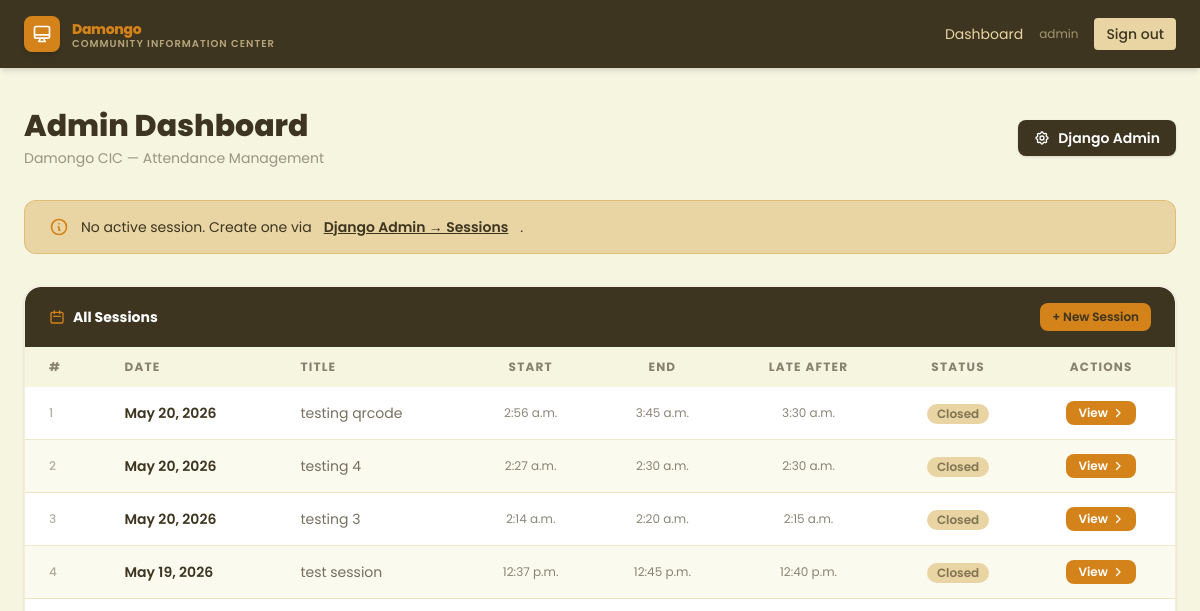
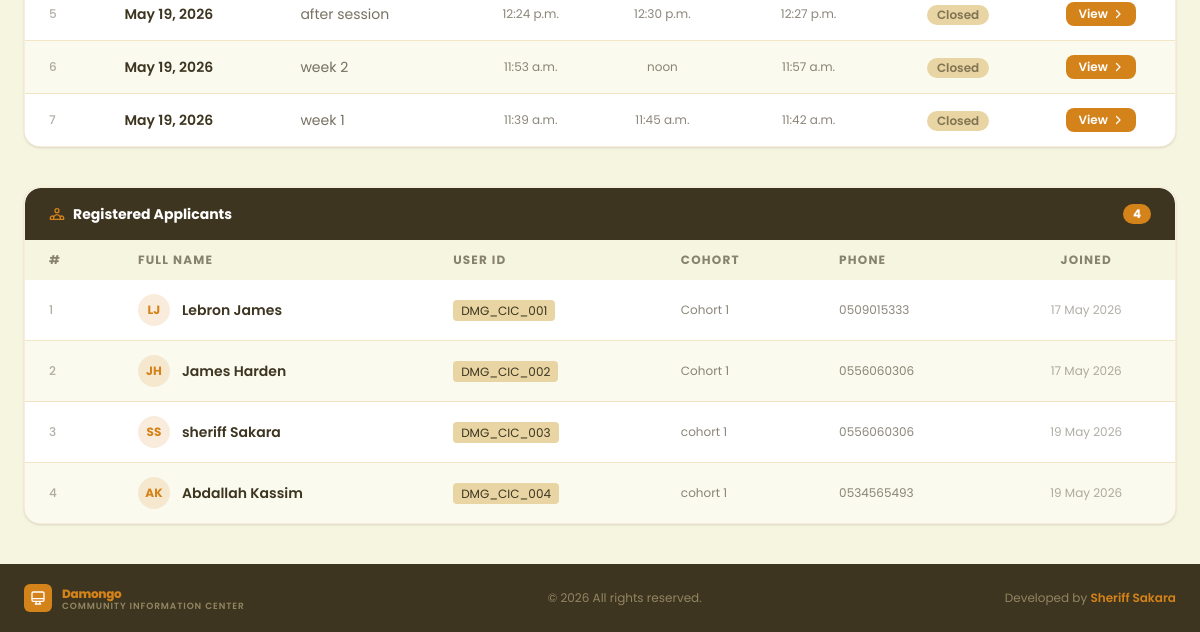
The page /admin-panel/ (signed in) on the database as committed earlier (2 pictures, top to bottom).
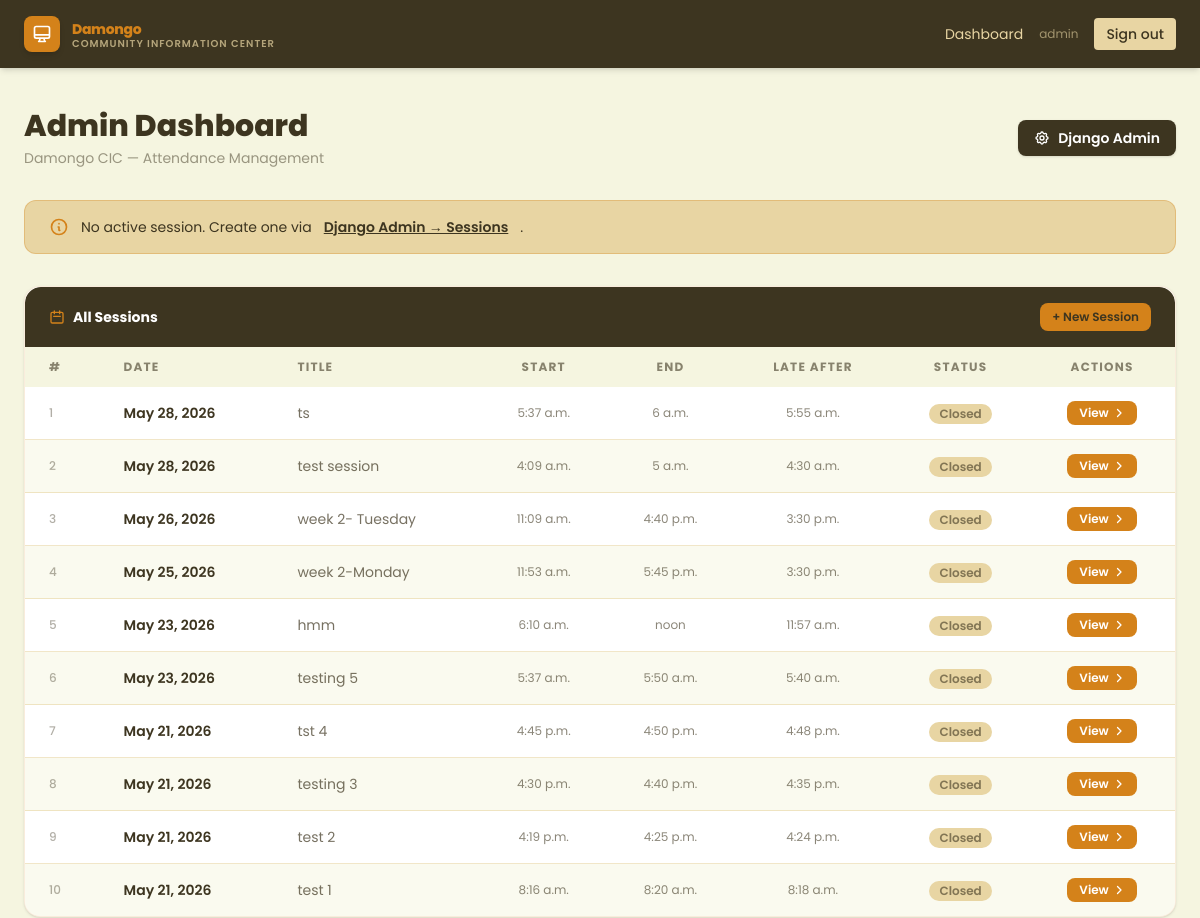
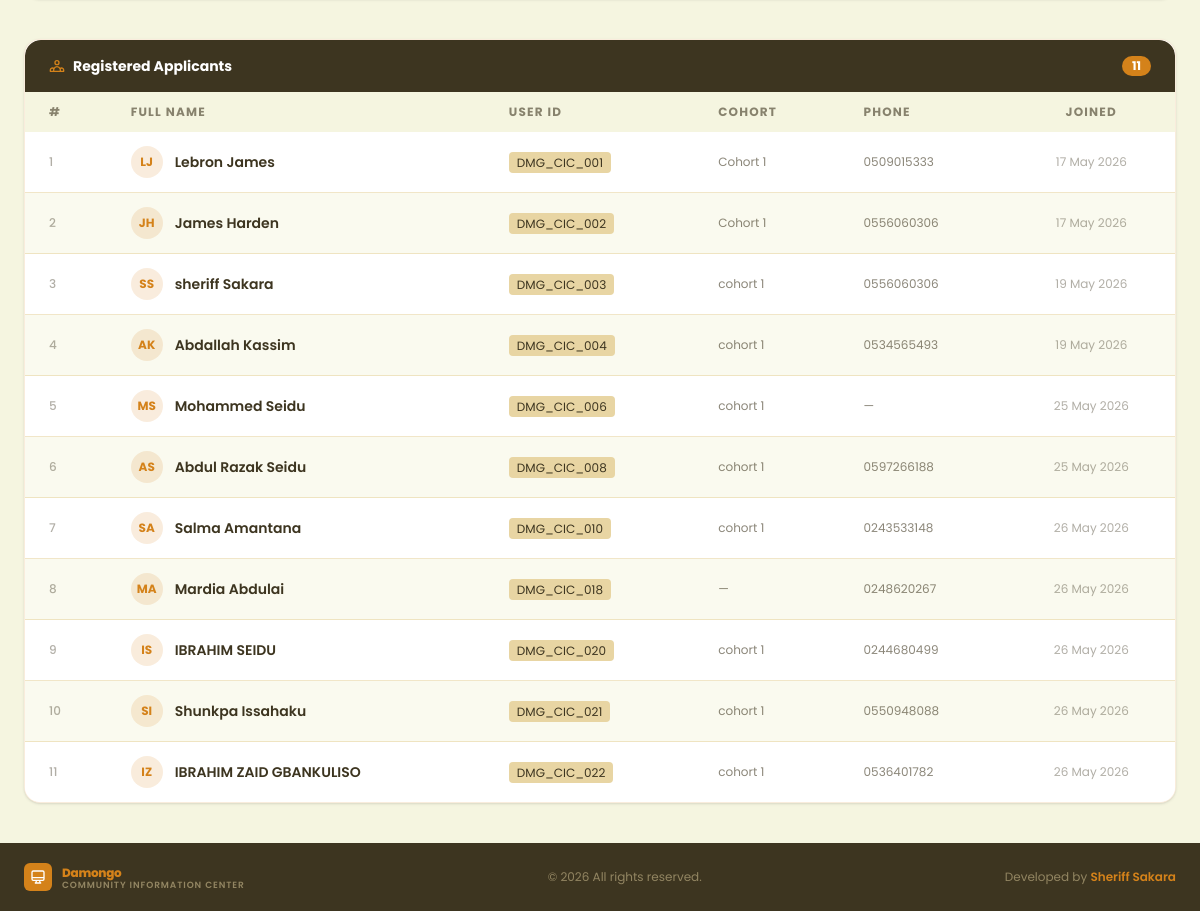
The same page on the database as committed later (2 pictures, top to bottom).
### core/models.py (models this page shows, shortened)
class Session(models.Model):
    date = models.DateField()
    title = models.CharField(max_length=200, blank=True, help_text="e.g. Week 3 - Python Basics")
    start_time = models.TimeField()
    end_time = models.TimeField(null=True, blank=True, help_text="Time the session ends")
    late_after = models.TimeField(help_text="Check-ins after this time are marked late")
    qr_token = models.UUIDField(default=uuid.uuid4, unique=True, editable=False)
    qrcode = models.ImageField(upload_to="qr_codes/", blank=True, null=True)
    checkin_code = models.CharField(
        max_length=6,
        default=_generate_checkin_code,
        help_text="6-character code printed and posted at the centre for manual check-in",
    )
    is_active = models.BooleanField(default=False, help_text="Only one session should be active at a time")
    created_at = models.DateTimeField(auto_now_add=True)
    class Meta:
        ordering = ['-date', '-start_time']

class Applicant(models.Model):
    COHORT_CHOICES = [
        ('cohort 1', 'Cohort 1'),
        ('cohort 2', 'Cohort 2'),
        ('cohort 3', 'Cohort 3'),
        ('cohort 4', 'Cohort 4')
    ]
    user = models.OneToOneField(User, on_delete=models.CASCADE, related_name='applicant')
    phone = models.CharField(max_length=10, blank=True)
    cohort = models.CharField(max_length=50, choices=COHORT_CHOICES, blank=True, help_text="e.g. Cohort 1, Batch A")
    created_at = models.DateTimeField(auto_now_add=True)

### core/views.py (the view)
# urls.py: path('admin-panel/', views.admin_dashboard_view, name='admin_dashboard'),
@login_required(login_url='login')
@user_passes_test(is_admin, login_url='login')
def admin_dashboard_view(request):
    _close_expired_sessions()   # ensure stale sessions are closed before rendering
    sessions = Session.objects.all()
    applicants = Applicant.objects.select_related('user').all()
    active_session = Session.objects.filter(is_active=True).first()
    context = {
        'sessions': sessions,
        'applicants': applicants,
        'active_session': active_session,
        'total_applicants': applicants.count(),
    }
    if active_session:
        context['stats'] = active_session.attendance_stats()
    return render(request, 'core/admin_dashboard.html', context)

### core/views.py (called while the page is built)
def is_admin(user):
    return user.is_staff

def _close_expired_sessions():
    now_time = timezone.localtime(timezone.now()).time()
    Session.objects.filter(
        is_active=True,
        end_time__isnull=False,
        end_time__lte=now_time,
    ).update(is_active=False)

### templates/core/admin_dashboard.html (shortened to what the changed rows need)
{% extends "core/base.html" %}
{% block content %}
<section class="w-full px-6 py-10">
    <div class="container mx-auto max-w-6xl">
        <div class="flex flex-col sm:flex-row sm:items-center justify-between gap-4 mb-8">
            <div>
                <h1 class="text-3xl font-extrabold text-[#3d3520]">Admin Dashboard</h1>
            </div>
        </div>
        <div class="bg-white rounded-2xl shadow-sm border border-[#d4821a]/15 overflow-hidden mb-10">
            <div class="px-6 py-4 bg-[#3d3520] flex items-center justify-between rounded-t-2xl">
                <div class="flex items-center gap-2">
                    <h2 class="text-sm font-bold text-white">All Sessions</h2>
                </div>
            </div>
            {% if sessions %}
            <div class="overflow-x-auto">
                <table class="w-full text-sm">
                    <thead>
                        <tr class="bg-[#f5f5e0] text-[#3d3520]/60 text-xs font-semibold uppercase tracking-widest">
                            <th class="px-6 py-3 text-left">#</th>
                            <th class="px-6 py-3 text-left">Date</th>
                            <th class="px-6 py-3 text-left">Title</th>
                            <th class="px-6 py-3 text-center">Start</th>
                            <th class="px-6 py-3 text-center">End</th>
                            <th class="px-6 py-3 text-center">Late After</th>
                            <th class="px-6 py-3 text-center">Status</th>
                            <th class="px-6 py-3 text-center">Actions</th>
                        </tr>
                    </thead>
                    <tbody>
                        {% for session in sessions %}
                        <tr class="{% cycle 'bg-white' 'bg-[#f5f5e0]/50' %} hover:bg-[#e8d5a3]/40 transition-colors border-b border-[#e8d5a3]/60 last:border-0">
                            <td class="px-6 py-3.5 text-[#3d3520]/40 text-xs font-medium">{{ forloop.counter }}</td>
                            <td class="px-6 py-3.5 font-semibold text-[#3d3520]">{{ session.date }}</td>
                            <td class="px-6 py-3.5 text-[#3d3520]/70">{{ session.title|default:"—" }}</td>
                            <td class="px-6 py-3.5 text-center text-[#3d3520]/60 text-xs">{{ session.start_time }}</td>
                            <td class="px-6 py-3.5 text-center text-[#3d3520]/60 text-xs">{{ session.end_time|default:"—" }}</td>
                            <td class="px-6 py-3.5 text-center text-[#3d3520]/60 text-xs">{{ session.late_after }}</td>
                            <td class="px-6 py-3.5 text-center">
                                {% if session.is_active %}
                                <span class="inline-flex items-center gap-1 px-2.5 py-0.5 rounded-full text-xs font-semibold bg-green-100 text-green-800">
                                    <span class="w-1.5 h-1.5 rounded-full bg-green-500 animate-pulse inline-block"></span>Active
                                </span>
                                {% else %}
                                <span class="inline-flex items-center px-2.5 py-0.5 rounded-full text-xs font-semibold bg-[#e8d5a3] text-[#3d3520]/60">Closed</span>
                                {% endif %}
                            </td>
                            <td class="px-6 py-3.5 text-center">
                                <a href="{% url 'session_detail' session.id %}"
                                   class="inline-flex items-center gap-1 px-3 py-1 text-xs font-semibold text-white bg-[#d4821a] rounded-lg hover:bg-[#b86e14] transition-colors">
                                    View
                                    <svg class="w-3 h-3" fill="none" stroke="currentColor" stroke-width="2.5" viewBox="0 0 24 24">
                                        <path stroke-linecap="round" stroke-linejoin="round" d="M9 5l7 7-7 7"/>
                                    </svg>
                                </a>
                            </td>
                        </tr>
                        {% endfor %}
                    </tbody>
                </table>
            </div>
            {% else %}
            <div class="px-6 py-12 text-center text-[#3d3520]/30 text-sm">No sessions yet.</div>
            {% endif %}
        </div>
        <div class="bg-white rounded-2xl shadow-sm border border-[#d4821a]/15 overflow-hidden">
            <div class="px-6 py-4 bg-[#3d3520] flex items-center justify-between rounded-t-2xl">
                <div class="flex items-center gap-2">
                    <h2 class="text-sm font-bold text-white">Registered Applicants</h2>
                </div>
                <span class="px-2.5 py-0.5 text-xs font-bold bg-[#d4821a] text-white rounded-full">{{ total_applicants }}</span>
            </div>
            {% if applicants %}
            <div class="overflow-x-auto">
                <table class="w-full text-sm">
                    <thead>
                        <tr class="bg-[#f5f5e0] text-[#3d3520]/60 text-xs font-semibold uppercase tracking-widest">
                            <th class="px-6 py-3 text-left">#</th>
                            <th class="px-6 py-3 text-left">Full Name</th>
                            <th class="px-6 py-3 text-left">User ID</th>
                            <th class="px-6 py-3 text-left">Cohort</th>
                            <th class="px-6 py-3 text-left">Phone</th>
                            <th class="px-6 py-3 text-center">Joined</th>
                        </tr>
                    </thead>
                    <tbody>
                        {% for applicant in applicants %}
                        <tr class="{% cycle 'bg-white' 'bg-[#f5f5e0]/50' %} hover:bg-[#e8d5a3]/40 transition-colors border-b border-[#e8d5a3]/60 last:border-0">
                            <td class="px-6 py-3.5 text-[#3d3520]/40 text-xs font-medium">{{ forloop.counter }}</td>
                            <td class="px-6 py-3.5">
                                <div class="flex items-center gap-3">
                                    <div class="w-8 h-8 rounded-full bg-[#d4821a]/15 flex items-center justify-center text-xs font-bold text-[#d4821a] shrink-0">
                                        {{ applicant.user.first_name|first|upper }}{{ applicant.user.last_name|first|upper }}
                                    </div>
                                    <span class="font-semibold text-[#3d3520]">{{ applicant.user.get_full_name|default:"—" }}</span>
                                </div>
                            </td>
                            <td class="px-6 py-3.5">
                                <code class="text-xs bg-[#e8d5a3] text-[#3d3520] px-2 py-0.5 rounded font-mono">{{ applicant.user.username }}</code>
                            </td>
                            <td class="px-6 py-3.5 text-[#3d3520]/60 text-xs">{{ applicant.cohort|default:"—" }}</td>
                            <td class="px-6 py-3.5 text-[#3d3520]/60 text-xs">{{ applicant.phone|default:"—" }}</td>
                            <td class="px-6 py-3.5 text-center text-[#3d3520]/40 text-xs">{{ applicant.created_at|date:"d M Y" }}</td>
                        </tr>
                        {% endfor %}
                    </tbody>
                </table>
            </div>
            {% else %}
            <div class="px-6 py-12 text-center text-[#3d3520]/30 text-sm">No applicants registered yet.</div>
            {% endif %}
        </div>
    </div>
</section>
{% endblock %}

Rows that differ between the two databases and show on the page:
removed Session: date "May 20, 2026", title "testing qrcode", start_time "2:56 a.m.", end_time "3:45 a.m.", late_after "3:30 a.m.", is_active "Closed"
removed Session: date "May 20, 2026", title "testing 4", start_time "2:27 a.m.", end_time "2:30 a.m.", late_after "2:30 a.m.", is_active "Closed"
removed Session: date "May 20, 2026", title "testing 3", start_time "2:14 a.m.", end_time "2:20 a.m.", late_after "2:15 a.m.", is_active "Closed"
removed Session: date "May 19, 2026", title "test session", start_time "12:37 p.m.", end_time "12:45 p.m.", late_after "12:40 p.m.", is_active "Closed"
removed Session: date "May 19, 2026", title "after session", start_time "12:24 p.m.", end_time "12:30 p.m.", late_after "12:27 p.m.", is_active "Closed"
removed Session: date "May 19, 2026", title "week 2", start_time "11:53 a.m.", end_time "noon", late_after "11:57 a.m.", is_active "Closed"
removed Session: date "May 19, 2026", title "week 1", start_time "11:39 a.m.", end_time "11:45 a.m.", late_after "11:42 a.m.", is_active "Closed"
added Session: date "May 28, 2026", title "ts", start_time "5:37 a.m.", end_time "6 a.m.", late_after "5:55 a.m.", is_active "Closed"
added Session: date "May 28, 2026", title "test session", start_time "4:09 a.m.", end_time "5 a.m.", late_after "4:30 a.m.", is_active "Closed"
added Session: date "May 26, 2026", title "week 2- Tuesday", start_time "11:09 a.m.", end_time "4:40 p.m.", late_after "3:30 p.m.", is_active "Closed"
added Session: date "May 25, 2026", title "week 2-Monday", start_time "11:53 a.m.", end_time "5:45 p.m.", late_after "3:30 p.m.", is_active "Closed"
added Session: date "May 23, 2026", title "hmm", start_time "6:10 a.m.", end_time "noon", late_after "11:57 a.m.", is_active "Closed"
added Session: date "May 23, 2026", title "testing 5", start_time "5:37 a.m.", end_time "5:50 a.m.", late_after "5:40 a.m.", is_active "Closed"
added Session: date "May 21, 2026", title "tst 4", start_time "4:45 p.m.", end_time "4:50 p.m.", late_after "4:48 p.m.", is_active "Closed"
added Session: date "May 21, 2026", title "testing 3", start_time "4:30 p.m.", end_time "4:40 p.m.", late_after "4:35 p.m.", is_active "Closed"
added Session: date "May 21, 2026", title "test 2", start_time "4:19 p.m.", end_time "4:25 p.m.", late_after "4:24 p.m.", is_active "Closed"
added Session: date "May 21, 2026", title "test 1", start_time "8:16 a.m.", end_time "8:20 a.m.", late_after "8:18 a.m.", is_active "Closed"
added Applicant: user.first_name|first "M", user.last_name|first "S", user.get_full_name "Mohammed Seidu", user.username "DMG_CIC_006", cohort "cohort 1", phone "—", created_at "25 May 2026"
added Applicant: user.first_name|first "A", user.last_name|first "S", user.get_full_name "Abdul Razak Seidu", user.username "DMG_CIC_008", cohort "cohort 1", phone "0597266188", created_at "25 May 2026"
added Applicant: user.first_name|first "S", user.last_name|first "A", user.get_full_name "Salma Amantana", user.username "DMG_CIC_010", cohort "cohort 1", phone "0243533148", created_at "26 May 2026"
added Applicant: user.first_name|first "M", user.last_name|first "A", user.get_full_name "Mardia Abdulai", user.username "DMG_CIC_018", cohort "—", phone "0248620267", created_at "26 May 2026"
added Applicant: user.first_name|first "I", user.last_name|first "S", user.get_full_name "IBRAHIM SEIDU", user.username "DMG_CIC_020", cohort "cohort 1", phone "0244680499", created_at "26 May 2026"
added Applicant: user.first_name|first "S", user.last_name|first "I", user.get_full_name "Shunkpa Issahaku", user.username "DMG_CIC_021", cohort "cohort 1", phone "0550948088", created_at "26 May 2026"
added Applicant: user.first_name|first "I", user.last_name|first "Z", user.get_full_name "IBRAHIM ZAID GBANKULISO", user.username "DMG_CIC_022", cohort "cohort 1", phone "0536401782", created_at "26 May 2026"
Other text that changed with them:
{{ total_applicants }}: "4" → "11"
